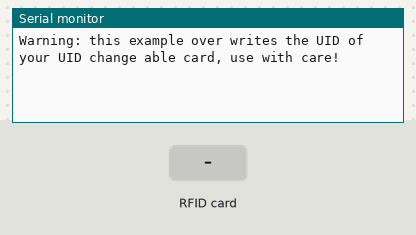
This sketch was run on a simulated Arduino Uno, built with avr-gcc and run on an emulated ATmega328P. Shown: the last lines printed to the serial monitor. The test bench sets the inputs (shaded band).

Above: at 1.2 s.
1.3 s: RFID card DB 7A 3D D9 held to the reader
At 2.3 s:
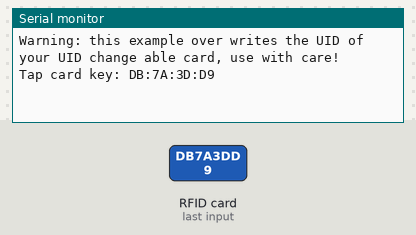
2.8 s: RFID card F1 A7 3B 5B held to the reader
At 3.7 s:
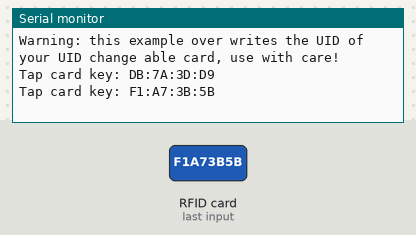
4.3 s: RFID card 18 5E A8 89 held to the reader
At 5.1 s:
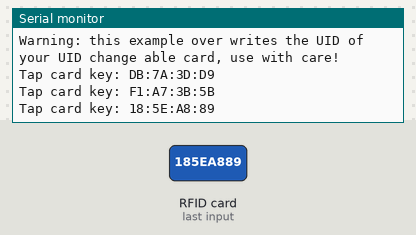
5.8 s: RFID card 5E 7A 19 C4 held to the reader
At 6.9 s:
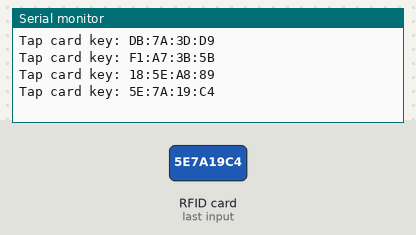

Measured:
- after the input at 1.3 s, the serial monitor: prints a new line at once (image 1)
- after the input at 2.8 s, the serial monitor: prints a new line at once (image 2)
- after the input at 4.3 s, the serial monitor: prints a new line at once (image 3)
- after the input at 5.8 s, the serial monitor: prints a new line at once (image 4)

The sketch:

TestRFID.ino
```cpp
#include "SPI.h"
#include "MFRC522.h"
#define SS_PIN 10
#define RST_PIN 9

int i;
int k;

byte admin[]={0xDB, 0x7A, 0x3D, 0xD9};
byte Xe1[]={0xF1, 0xA7, 0x3B, 0x5B};
byte Xe2[]={0x18, 0x5E, 0xA8, 0x89};

boolean match = false;
MFRC522 RC522(SS_PIN, RST_PIN);

byte readCard[4];
boolean checkTwo(byte a[], byte b[])
{
  if(a[0] != NULL)
    match = true;
  for(int k=0; k<4; k++)
  {
    if(a[k]!=b[k])
      match = false;
  }
  if(match)
  {
    return true;
  }
  else
  {
    return false;
  }
}
byte readCards()
{
  if(! RC522.PICC_IsNewCardPresent())
  {
    //If a new PICC placed to RFID reader continue
    return 0;
  }
  if (! RC522.PICC_ReadCardSerial())
  {
    //Since a PICC placed get Serial and continue
    return 0;
  }
//  Serial.println("Scanned PICC's UID: ");
  for(byte i=0; i<RC522.uid.size; i++)
  {
    readCard[i] = RC522.uid.uidByte[i];
  }
//////////////////////////////////////////////////////////////////////
  String strID = "";
  for (byte i = 0; i < 4; i++)
  {
    strID += (RC522.uid.uidByte[i] < 0x10 ? "0" : "") + String(RC522.uid.uidByte[i], HEX) + (i!=3 ? ":" : "");
  }
  strID.toUpperCase();

  Serial.print("Tap card key: ");
  Serial.println(strID);
//////////////////////////////////////////////////////////////////////
  Serial.println();
  RC522.PICC_HaltA(); //Stopreading
//  if(checkTwo(readCard,Xe1))
//  {
//    //Serial.println("X1M");
//  }
//  else if(checkTwo(readCard,Xe2))
//  {
//    //Serial.println("X1T");
//  }
}
void setup()
{
  Serial.begin(9600);
  while(!Serial);
  SPI.begin();
  RC522.PCD_Init();
  Serial.println("Warning: this example over writes the UID of your UID change able card, use with care!");
}
void loop()
{
  readCards();
  delayMicroseconds(10);
}
```
